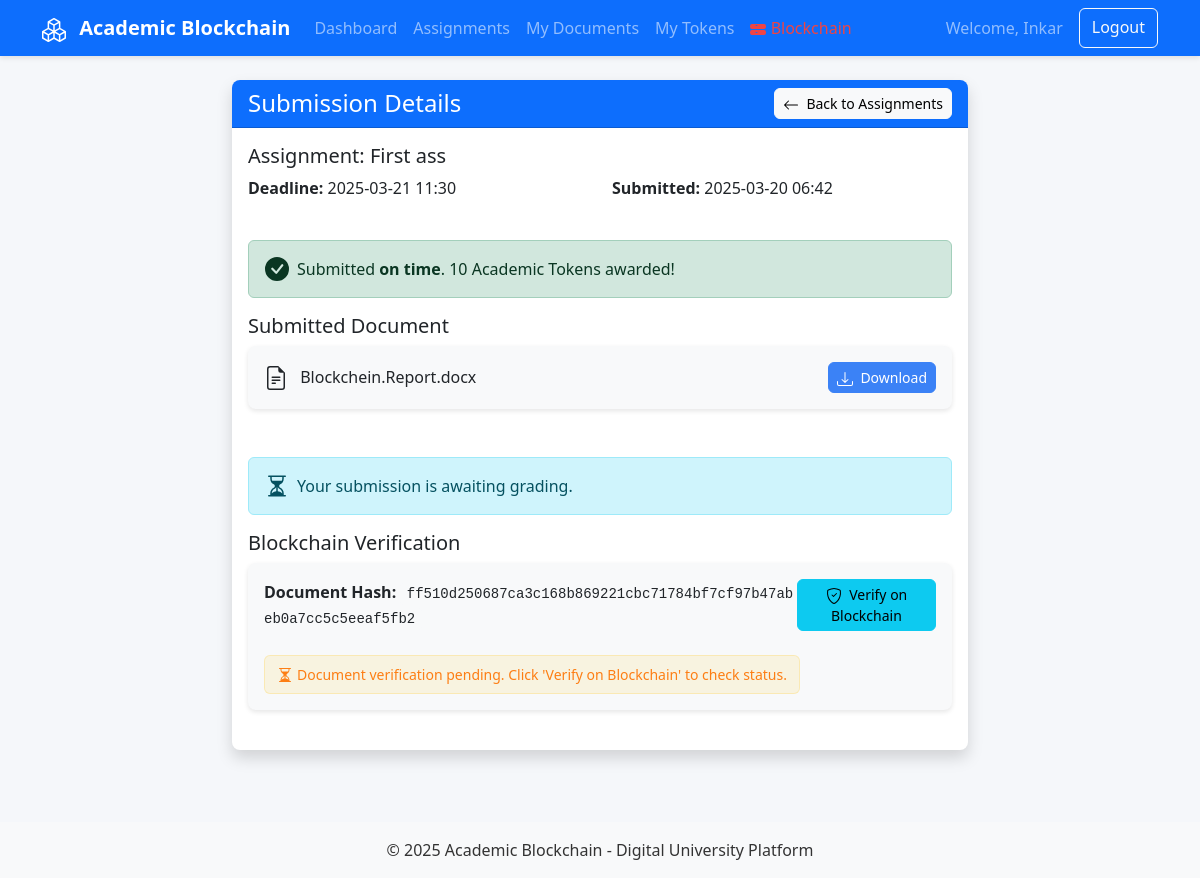
The page /student/view_submission/1 (signed in) on the database its author committed.
### models/user.py (models this page shows, shortened)
class User(db.Model):
    id = db.Column(db.Integer, primary_key=True)
    name = db.Column(db.String(100), nullable=False)
    email = db.Column(db.String(100), unique=True, nullable=False)
    password_hash = db.Column(db.String(255), nullable=False)
    role = db.Column(db.String(20), nullable=False)  # 'student' or 'teacher'
    blockchain_address = db.Column(db.String(42), nullable=True)  # Ethereum address
    blockchain_wallet_address = db.Column(db.String(42), nullable=True)  # Specific user wallet
    blockchain_nonce = db.Column(db.Integer, default=0)  # For additional security
    photo = db.Column(db.String(255), nullable=True)
    created_at = db.Column(db.DateTime, default=datetime.utcnow)
    last_login = db.Column(db.DateTime, nullable=True)
    total_tokens_earned = db.Column(db.Float, default=0)
    total_tokens_spent = db.Column(db.Float, default=0)
    assignments = db.relationship('Assignment', backref='teacher', lazy=True)
    submissions = db.relationship('Submission', backref='user', lazy=True)
    documents = db.relationship('Document', backref='owner', lazy=True)
    token_transactions = db.relationship('TokenTransaction', backref='user', lazy=True)

### models/assignment.py (models this page shows, shortened)
class Assignment(db.Model):
    id = db.Column(db.Integer, primary_key=True)
    title = db.Column(db.String(100), nullable=False)
    description = db.Column(db.Text, nullable=False)
    deadline = db.Column(db.DateTime, nullable=False)
    teacher_id = db.Column(db.Integer, db.ForeignKey('user.id'), nullable=False)
    created_at = db.Column(db.DateTime, default=datetime.utcnow)
    submissions = db.relationship('Submission', backref='assignment_ref', lazy=True)

### models/submission.py (models this page shows, shortened)
class Submission(db.Model):
    id = db.Column(db.Integer, primary_key=True)
    assignment_id = db.Column(db.Integer, db.ForeignKey('assignment.id'), nullable=False)
    student_id = db.Column(db.Integer, db.ForeignKey('user.id'), nullable=False)
    document_id = db.Column(db.Integer, db.ForeignKey('document.id'), nullable=False)
    submitted_at = db.Column(db.DateTime, default=datetime.utcnow)
    status = db.Column(db.String(20), default='submitted')  # 'submitted', 'graded', 'returned'
    grade = db.Column(db.String(10), nullable=True)
    feedback = db.Column(db.Text, nullable=True)
    graded_at = db.Column(db.DateTime, nullable=True)
    grade_tx = db.Column(db.String(66), nullable=True)  # Transaction hash for grading
    blockchain_verified = db.Column(db.Boolean, default=False)
    grade_verified = db.Column(db.Boolean, default=False)  # New field to track grade verification
    tokens_earned = db.Column(db.Float, default=0)
    assignment = db.relationship('Assignment')  # No backref here
    student = db.relationship('User', backref='student_submissions')
    document = db.relationship('Document')  # No backref here
    def is_on_time(self):
        return self.submitted_at <= self.assignment.deadline

### models/document.py (models this page shows, shortened)
class Document(db.Model):
    id = db.Column(db.Integer, primary_key=True)
    user_id = db.Column(db.Integer, db.ForeignKey('user.id'), nullable=False)
    filename = db.Column(db.String(255), nullable=False)  # Unique filename in storage
    original_filename = db.Column(db.String(255), nullable=False)  # Original upload name
    file_type = db.Column(db.String(50), nullable=False)  # MIME type
    file_size = db.Column(db.Integer, nullable=False)  # Size in bytes
    hash = db.Column(db.String(64), nullable=False)  # SHA-256 hash
    blockchain_tx = db.Column(db.String(66), nullable=True)  # Transaction hash
    nft_token_id = db.Column(db.Integer, nullable=True)  # Token ID if minted as NFT
    document_type = db.Column(db.String(50), nullable=True)  # e.g., 'assignment', 'syllabus', etc.
    uploaded_at = db.Column(db.DateTime, default=datetime.utcnow)
    is_blockchain_verified = db.Column(db.Boolean, default=False)  # New field to track verification
    submission = db.relationship('Submission', backref='document_ref', lazy=True, uselist=False)

### controllers/student.py (the view)
@student.route('/view_submission/<int:submission_id>')
def view_submission(submission_id):
    user = User.query.get(session['user_id'])
    submission = Submission.query.get_or_404(submission_id)
    if submission.student_id != user.id:
        flash('You do not have permission to view this submission', 'danger')
        return redirect(url_for('student.view_assignments'))
    assignment = Assignment.query.get(submission.assignment_id)
    document = Document.query.get(submission.document_id)
    if not document:
        flash('Document not found for this submission', 'danger')
        return redirect(url_for('student.view_assignments'))
    is_verified = False
    grade_verified = False
    try:
        blockchain = get_blockchain_service()
        if blockchain and document.hash:
            is_verified = blockchain.verify_document(document.hash)
            if submission.status == 'graded' and document.nft_token_id:
                grade_verified = True
    except Exception as e:
        print(f"Blockchain verification error: {e}")
    return render_template(
        'student/view_submission.html',
        submission=submission,
        assignment=assignment,
        document=document,
        is_verified=is_verified,
        grade_verified=grade_verified if submission.status == 'graded' else None,
        user=user
    )

### templates/student/view_submission.html (shortened to what this page needs)
{% extends "layout.html" %}
{% block content %}
<div class="row justify-content-center">
    <div class="col-md-8">
        <div class="card shadow">
            <div class="card-header bg-primary text-white d-flex justify-content-between align-items-center">
                <h4 class="mb-0">Submission Details</h4>
                <a href="{{ url_for('student.view_assignments') }}" class="btn btn-sm btn-light">
                    <svg xmlns="http://www.w3.org/2000/svg" width="16" height="16" fill="currentColor" class="bi bi-arrow-left me-1" viewBox="0 0 16 16">
                        <path fill-rule="evenodd" d="M15 8a.5.5 0 0 0-.5-.5H2.707l3.147-3.146a.5.5 0 1 0-.708-.708l-4 4a.5.5 0 0 0 0 .708l4 4a.5.5 0 0 0 .708-.708L2.707 8.5H14.5A.5.5 0 0 0 15 8z"/>
                    </svg>
                    Back to Assignments
                </a>
            </div>
            <div class="card-body">
                <h5>Assignment: {{ assignment.title }}</h5>
                <div class="row mb-4">
                    <div class="col-md-6">
                        <p><strong>Deadline:</strong> {{ assignment.deadline.strftime('%Y-%m-%d %H:%M') }}</p>
                    </div>
                    <div class="col-md-6">
                        <p><strong>Submitted:</strong> {{ submission.submitted_at.strftime('%Y-%m-%d %H:%M') }}</p>
                    </div>
                </div>
                <div class="alert {{ 'alert-success' if submission.is_on_time() else 'alert-warning' }}">
                    <div class="d-flex align-items-center">
                        {% if submission.is_on_time() %}
                        <span>Submitted <strong>on time</strong>. 10 Academic Tokens awarded!</span>
                        {% endif %}
                    </div>
                </div>
                <div class="row mb-4">
                    <div class="col-md-12">
                        <h5>Submitted Document</h5>
                        <div class="card bg-light">
                            <div class="card-body">
                                <div class="d-flex justify-content-between align-items-center">
                                    <div>
                                        {{ document.original_filename }}
                                    </div>
                                    <div>
                                        <a href="{{ url_for('student.download_document', document_id=document.id) }}" class="btn btn-sm btn-primary">
                                            Download
                                        </a>
                                    </div>
                                </div>
                            </div>
                        </div>
                    </div>
                </div>
                {% if submission.status == 'graded' %}
                <div class="row mb-4">
                    <div class="col-md-12">
                        <h5>Grade & Feedback</h5>
                        <div class="card border-success">
                            <div class="card-header bg-success text-white">
                                <div class="d-flex justify-content-between align-items-center">
                                    <h5 class="mb-0">Grade: {{ submission.grade }}</h5>
                                    <span>Graded on: {{ submission.graded_at.strftime('%Y-%m-%d') }}</span>
                                </div>
                            </div>
                            <div class="card-body">
                                <h6>Feedback:</h6>
                                <p>{{ submission.feedback }}</p>
                            </div>
                        </div>
                    </div>
                </div>
                {% else %}
                <div class="alert alert-info">
                    <div class="d-flex align-items-center">
                        <span>Your submission is awaiting grading.</span>
                    </div>
                </div>
                {% endif %}
                <div class="row">
                    <div class="col-md-12">
                        <h5>Blockchain Verification</h5>
                        <div class="card bg-light">
                            <div class="card-body">
                                <div class="d-flex justify-content-between align-items-center mb-3">
                                    <div>
                                        <strong>Document Hash:</strong>
                                        <span class="blockchain-hash">{{ document.hash }}</span>
                                    </div>
                                    <a href="{{ url_for('blockchain.verify_document', document_id=document.id) }}" class="btn btn-sm btn-info">
                                        Verify on Blockchain
                                    </a>
                                </div>
                                {% if document.is_blockchain_verified %}
                                <div class="verification-status verification-success">
                                    <svg xmlns="http://www.w3.org/2000/svg" width="16" height="16" fill="currentColor" class="bi bi-check-circle-fill me-1" viewBox="0 0 16 16">
                                        <path d="M16 8A8 8 0 1 1 0 8a8 8 0 0 1 16 0zm-3.97-3.03a.75.75 0 0 0-1.08.022L7.477 9.417 5.384 7.323a.75.75 0 0 0-1.06 1.06L6.97 11.03a.75.75 0 0 0 1.079-.02l3.992-4.99a.75.75 0 0 0-.01-1.05z"/>
                                    </svg>
                                    Document verified on blockchain. NFT Token ID: {{ document.nft_token_id or "Pending" }}
                                </div>
                                {% else %}
                                <div class="verification-status verification-pending">
                                    Document verification pending. Click 'Verify on Blockchain' to check status.
                                </div>
                                {% endif %}
                            </div>
                        </div>
                    </div>
                </div>
            </div>
        </div>
    </div>
</div>
{% endblock %}

### templates/layout.html (shortened to what this page needs)
<!DOCTYPE html>
<html lang="en">
<head>
    <link rel="stylesheet" href="https://cdn.jsdelivr.net/npm/bootstrap@5.3.0/dist/css/bootstrap.min.css">
    <link rel="stylesheet" href="{{ url_for('static', filename='css/style.css') }}">
</head>
<body>
{% block navbar %}
<nav class="navbar navbar-expand-lg navbar-dark bg-primary">
    <div class="container">
        <a class="navbar-brand" href="{{ url_for('auth.index') }}">
            Academic Blockchain
        </a>
        <div class="collapse navbar-collapse" id="navbarNav">
            <ul class="navbar-nav me-auto">
                {% if session.user_id %}
                {% if session.role == 'student' %}
                <li class="nav-item">
                    <a class="nav-link {% if request.endpoint == 'student.dashboard' %}active{% endif %}" href="{{ url_for('student.dashboard') }}">Dashboard</a>
                </li>
                <li class="nav-item">
                    <a class="nav-link {% if request.endpoint == 'student.view_assignments' %}active{% endif %}" href="{{ url_for('student.view_assignments') }}">Assignments</a>
                </li>
                <li class="nav-item">
                    <a class="nav-link {% if request.endpoint == 'student.view_documents' %}active{% endif %}" href="{{ url_for('student.view_documents') }}">My Documents</a>
                </li>
                <li class="nav-item">
                    <a class="nav-link {% if request.endpoint == 'student.view_tokens' %}active{% endif %}" href="{{ url_for('student.view_tokens') }}">My Tokens</a>
                </li>
                {% endif %}
                <li class="nav-item">
                    <a class="nav-link {% if request.endpoint == 'blockchain.blockchain_status' %}active{% endif %}" href="{{ url_for('blockchain.blockchain_status') }}">
                        <span id="blockchain-status-indicator" class="blockchain-status-unknown">
                            Blockchain
                        </span>
                    </a>
                </li>
                {% endif %}
            </ul>
            <div class="d-flex">
                {% if session.user_id %}
                <span class="navbar-text me-3">Welcome, {{ session.name }}</span>
                <a href="{{ url_for('auth.logout') }}" class="btn btn-outline-light">Logout</a>
                {% else %}
                <a href="{{ url_for('auth.login') }}" class="btn btn-outline-light me-2">Login</a>
                <a href="{{ url_for('auth.register') }}" class="btn btn-light">Register</a>
                {% endif %}
            </div>
        </div>
    </div>
</nav>
{% endblock %}
<div class="container mt-4">
    {% block content %}{% endblock %}
</div>
{% block footer %}
<footer class="bg-light py-3 mt-5">
    <div class="container text-center">
        <p class="mb-0">&copy; 2025 Academic Blockchain - Digital University Platform</p>
    </div>
</footer>
{% endblock %}
</body>
</html>

### rows shown on the page
User: name "Inkar"
Assignment: title "First ass", deadline "2025-03-21 11:30"
Submission: submitted_at "2025-03-20 06:42"
Document: original_filename "Blockchein.Report.docx", hash "ff510d250687ca3c168b869221cbc71784bf7cf97b47abeb0a7cc5c5eeaf5fb2"
